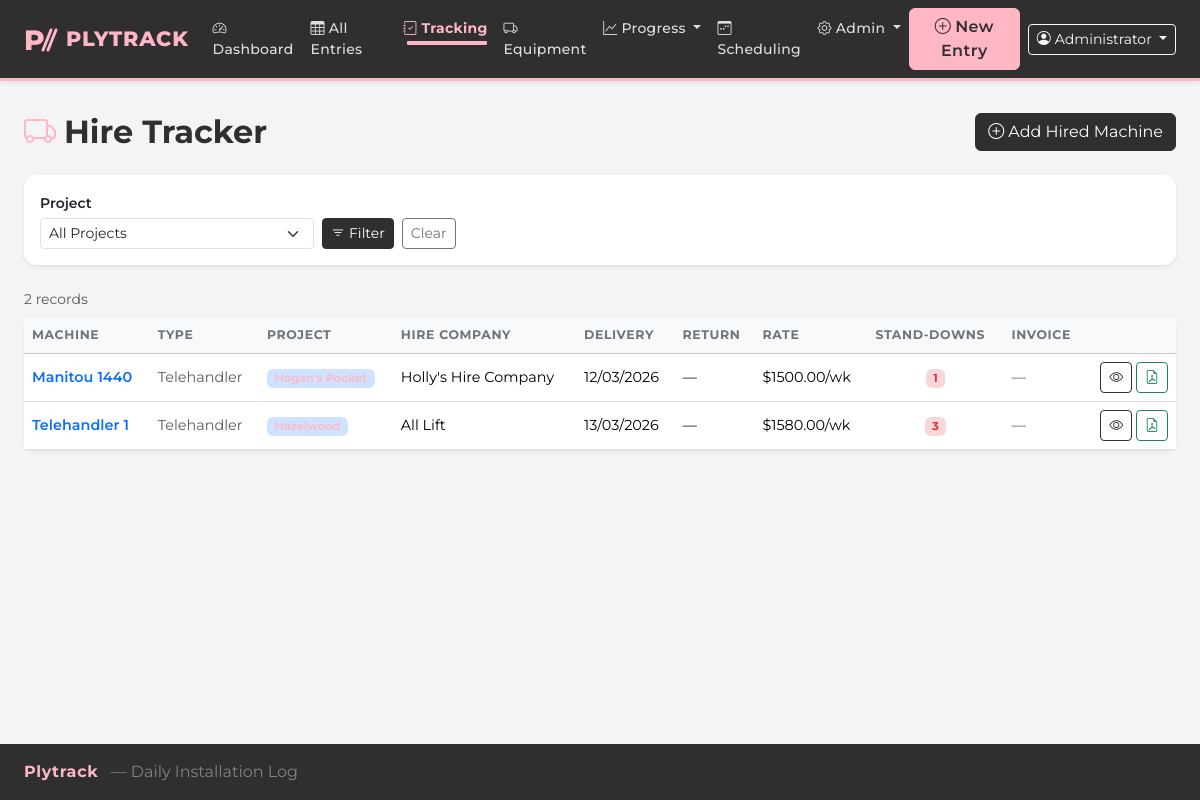
Before: /hire (signed in) with the older database file.
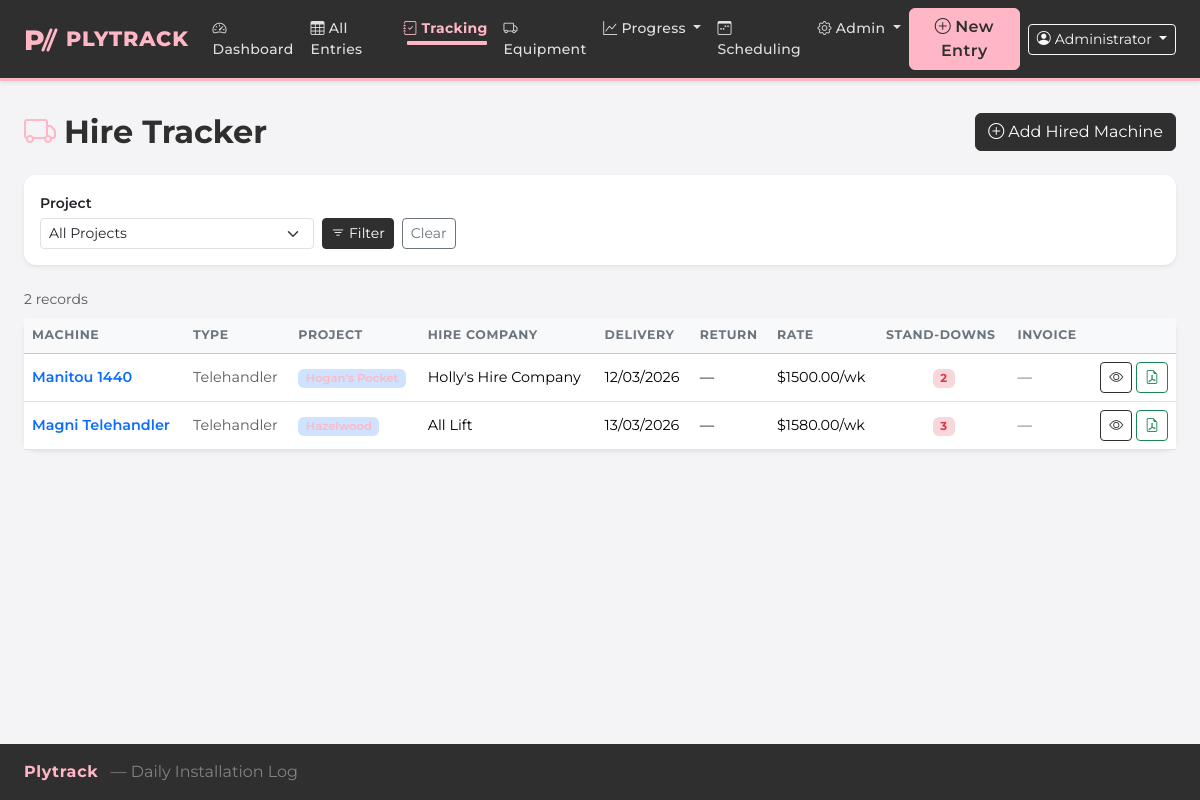
After: the same page with the newer database file.
### models.py (models this page shows, shortened)
class HiredMachine(db.Model):
    id = db.Column(db.Integer, primary_key=True)
    project_id = db.Column(db.Integer, db.ForeignKey('project.id'), nullable=False)
    machine_name = db.Column(db.String(200), nullable=False)
    plant_id = db.Column(db.String(100))           # plant/fleet ID from hire company
    machine_type = db.Column(db.String(100))
    description = db.Column(db.Text)               # description of the item
    hire_company = db.Column(db.String(200))
    hire_company_email = db.Column(db.String(200))
    hire_company_phone = db.Column(db.String(50))
    delivery_date = db.Column(db.Date)
    return_date = db.Column(db.Date)
    cost_per_day = db.Column(db.Float)
    cost_per_week = db.Column(db.Float)
    count_saturdays = db.Column(db.Boolean, default=True)
    invoice_filename = db.Column(db.String(500))
    invoice_original_name = db.Column(db.String(500))
    notes = db.Column(db.Text)
    active = db.Column(db.Boolean, default=True)
    created_at = db.Column(db.DateTime, default=datetime.utcnow)
    project = db.relationship('Project', backref='hired_machines')
    stand_downs = db.relationship(
        'StandDown', backref='hired_machine',
        cascade='all, delete-orphan',
        order_by='StandDown.stand_down_date'
    )

### app.py (the view)
@app.route('/hire')
def hire_list():
    project_filter = request.args.get('project_id', '')
    query = HiredMachine.query.order_by(HiredMachine.created_at.desc())
    if project_filter:
        query = query.filter_by(project_id=int(project_filter))
    hired = query.all()
    projects = Project.query.order_by(Project.name).all()
    return render_template('hire/list.html', hired=hired, projects=projects,
                           project_filter=project_filter)

### app.py (called while the page is built)
@login_manager.user_loader
def load_user(user_id):
    return User.query.get(int(user_id))

@app.context_processor
def inject_active_projects():
    try:
        projects = Project.query.filter_by(active=True).order_by(Project.name).all()
    except Exception:
        projects = []
    return {'_active_projects': projects}

@app.before_request
def require_login():
    public_endpoints = {'login', 'logout', 'static'}
    if request.endpoint not in public_endpoints and not current_user.is_authenticated:
        return redirect(url_for('login', next=request.url))

### models.py (called while the page is built)
    @property
    def is_active(self):
        return self.active

### templates/hire/list.html (shortened to what this page needs)
{% extends "base.html" %}
{% block content %}
<div class="d-flex justify-content-between align-items-center mb-4">
  <h2 class="fw-bold mb-0"><i class="bi bi-truck me-2 text-primary"></i>Hire Tracker</h2>
  <a href="{{ url_for('hire_new') }}" class="btn btn-primary">
    <i class="bi bi-plus-circle me-1"></i>Add Hired Machine
  </a>
</div>
<div class="card border-0 shadow-sm mb-4">
  <div class="card-body py-3">
    <form method="GET" class="row g-2 align-items-end">
      <div class="col-sm-4 col-md-3">
        <label class="form-label fw-semibold mb-1 small">Project</label>
        <select name="project_id" class="form-select form-select-sm">
          <option value="">All Projects</option>
        </select>
      </div>
      <div class="col-auto d-flex gap-2">
        <button type="submit" class="btn btn-sm btn-primary"><i class="bi bi-filter me-1"></i>Filter</button>
        <a href="{{ url_for('hire_list') }}" class="btn btn-sm btn-outline-secondary">Clear</a>
      </div>
    </form>
  </div>
</div>
<div class="mb-2 text-muted small">{{ hired|length }} record{{ 's' if hired|length != 1 }}</div>
<div class="card border-0 shadow-sm">
  <div class="card-body p-0">
    {% if hired %}
    <div class="table-responsive">
      <table class="table table-hover align-middle mb-0">
        <thead class="table-light">
          <tr>
            <th>Machine</th>
            <th>Type</th>
            <th>Project</th>
            <th>Hire Company</th>
            <th>Delivery</th>
            <th>Return</th>
            <th>Rate</th>
            <th>Stand-Downs</th>
            <th>Invoice</th>
            <th></th>
          </tr>
        </thead>
        <tbody>
          {% for hm in hired %}
          <tr>
            <td class="fw-semibold">
              <a href="{{ url_for('hire_detail', hm_id=hm.id) }}" class="text-decoration-none">
                {{ hm.machine_name }}
              </a>
            </td>
            <td class="text-muted">{{ hm.machine_type or '—' }}</td>
            <td><span class="badge bg-primary-subtle text-primary fw-semibold">{{ hm.project.name }}</span></td>
            <td>{{ hm.hire_company or '—' }}</td>
            <td class="text-nowrap">{{ hm.delivery_date.strftime('%d/%m/%Y') if hm.delivery_date else '—' }}</td>
            <td class="text-nowrap">{{ hm.return_date.strftime('%d/%m/%Y') if hm.return_date else '—' }}</td>
            <td class="text-nowrap">
              {% if hm.cost_per_week %}
                ${{ '%.2f'|format(hm.cost_per_week) }}/wk
              {% else %}
                —
              {% endif %}
            </td>
            <td class="text-center">
              {% if hm.stand_downs %}
                <span class="badge bg-danger-subtle text-danger">{{ hm.stand_downs|length }}</span>
              {% else %}
                <span class="text-muted">0</span>
              {% endif %}
            </td>
            <td>
              {% if hm.invoice_filename %}
                <a href="{{ url_for('hire_invoice', hm_id=hm.id) }}" target="_blank"
                   class="btn btn-sm btn-outline-secondary" title="{{ hm.invoice_original_name }}">
                  <i class="bi bi-file-earmark"></i>
                </a>
              {% else %}
                <span class="text-muted">—</span>
              {% endif %}
            </td>
            <td class="text-end text-nowrap">
              <a href="{{ url_for('hire_detail', hm_id=hm.id) }}" class="btn btn-sm btn-outline-primary" title="View">
                <i class="bi bi-eye"></i>
              </a>
              <a href="{{ url_for('hire_report', hm_id=hm.id) }}" class="btn btn-sm btn-outline-success" title="Report">
                <i class="bi bi-file-earmark-pdf"></i>
              </a>
            </td>
          </tr>
          {% endfor %}
        </tbody>
      </table>
    </div>
    {% else %}
    <div class="text-center py-5 text-muted">
      <i class="bi bi-truck fs-1 d-block mb-2"></i>
      No hired machines recorded yet.
      <a href="{{ url_for('hire_new') }}">Add your first one</a>.
    </div>
    {% endif %}
  </div>
</div>
{% endblock %}

Changed rows visible on the page:
computed for HiredMachine "Manitou 1440": stand_downs|length "1" → "2"
changed HiredMachine "All Lift": machine_name "Telehandler 1" → "Magni Telehandler"
